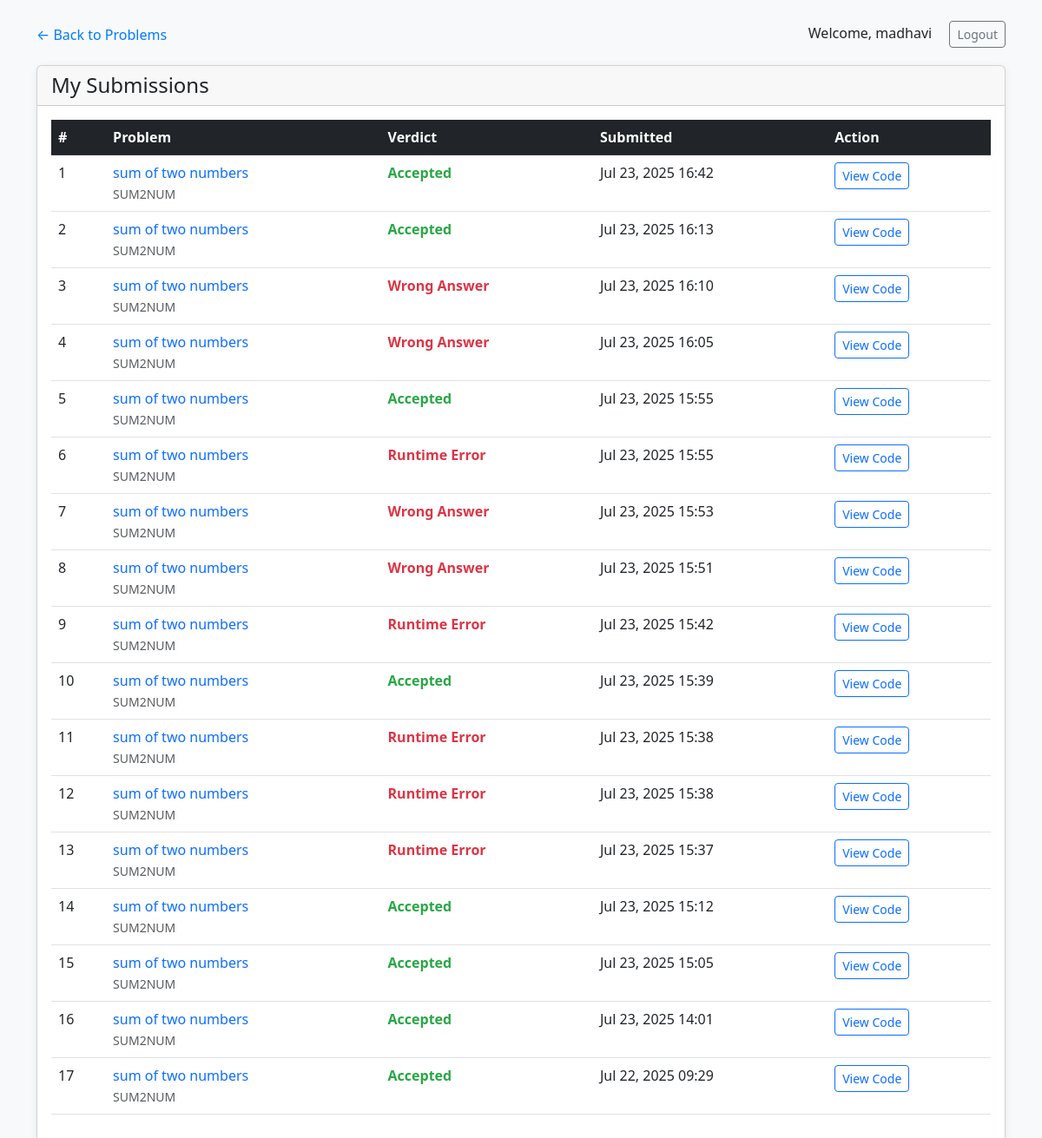
Page /submissions/ (signed in) on the committed database.
### core/models.py (models this page shows, shortened)
class Submission(models.Model):
    VERDICTS = (('AC','Accepted'),('WA','Wrong Answer'),('TLE','Time Limit Exceeded'),('RE','Runtime Error'),('CE','Compilation Error'))
    problem = models.ForeignKey(Problem, on_delete=models.CASCADE)
    user = models.ForeignKey(User, on_delete=models.CASCADE)
    code_text = models.TextField()
    verdict = models.CharField(max_length=3,choices=VERDICTS)
    submitted = models.DateTimeField(auto_now_add=True)
    class Meta:
        ordering = ['-submitted']
        indexes = [
            models.Index(fields=['user', 'problem']),
            models.Index(fields=['user', '-submitted']),
            models.Index(fields=['problem', '-submitted']),
        ]

class Problem(models.Model):
    DIFFICULTY = (('E','Easy'),('M','Medium'),('H','Hard'))
    name = models.CharField(max_length=100)
    short_code = models.CharField(max_length=40,unique=True)
    statement = models.TextField()
    difficulty = models.CharField(max_length=1,choices=DIFFICULTY)

### core/views.py (the view)
# urls.py: path('submissions/', submissions_list, name='submissions_list'),
@login_required
def submissions_list(request):
    user_submissions = Submission.objects.filter(
        user=request.user
    ).select_related('problem').order_by('-submitted')
    verdict_filter = request.GET.get('verdict')
    if verdict_filter:
        user_submissions = user_submissions.filter(verdict=verdict_filter)
    context = {
        'submissions': user_submissions[:50],  # Limit to 50 recent submissions
        'verdict_filter': verdict_filter,
    }
    return render(request, 'submissions.html', context)

### core/templates/submissions.html (shortened to what this page needs)
{% load static %}
<!DOCTYPE html>
<html lang="en">
<head>
    <link href="https://cdn.jsdelivr.net/npm/bootstrap@5.3.0/dist/css/bootstrap.min.css" rel="stylesheet">
</head>
<body>
<div class="container">
    <div class="d-flex justify-content-between align-items-center mt-4 mb-3">
        <a href="/problems/" class="back-link">&larr; Back to Problems</a>
        <div>
            <span class="me-3">Welcome, {{ user.username }}</span>
            <a href="/auth/logout/" class="btn btn-outline-secondary btn-sm">Logout</a>
        </div>
    </div>
    <div class="card">
        <div class="card-header">
            <h4 class="mb-0">My Submissions</h4>
        </div>
        <div class="card-body">
            {% if submissions %}
            <div class="table-responsive">
                <table class="table table-hover">
                    <thead class="table-dark">
                        <tr>
                            <th>#</th>
                            <th>Problem</th>
                            <th>Verdict</th>
                            <th>Submitted</th>
                            <th>Action</th>
                        </tr>
                    </thead>
                    <tbody>
                        {% for submission in submissions %}
                        <tr>
                            <td>{{ forloop.counter }}</td>
                            <td>
                                <a href="/problem/{{ submission.problem.short_code }}/" class="text-decoration-none">
                                    {{ submission.problem.name }}
                                </a>
                                <br>
                                <small class="text-muted">{{ submission.problem.short_code }}</small>
                            </td>
                            <td>
                                <span class="verdict-{{ submission.verdict }}">
                                    {{ submission.get_verdict_display }}
                                </span>
                            </td>
                            <td>{{ submission.submitted|date:"M d, Y H:i" }}</td>
                            <td>
                                <button class="btn btn-sm btn-outline-primary"
                                        onclick="showSubmissionCode('{{ submission.code_text|escapejs }}')">
                                    View Code
                                </button>
                            </td>
                        </tr>
                        {% endfor %}
                    </tbody>
                </table>
            </div>
            {% else %}
            <div class="text-center text-muted py-5">
                <h5>No submissions yet</h5>
                <p>Start solving problems to see your submissions here.</p>
                <a href="/problems/" class="btn btn-primary">Browse Problems</a>
            </div>
            {% endif %}
        </div>
    </div>
</div>
</body>
</html>

### core/templates/submissions.html (style rules this page uses)
body { background: #f8f9fa; }
.card { margin-top: 20px; box-shadow: 0 2px 8px rgba(0,0,0,0.07); }
.verdict-AC { color: #28a745; font-weight: bold; }
.verdict-WA { color: #dc3545; font-weight: bold; }
.verdict-RE { color: #dc3545; font-weight: bold; }
.back-link { text-decoration: none; color: #007bff; }

### rows in the picture
Submission: problem.name "sum of two numbers", problem.short_code "SUM2NUM", verdict "Accepted", submitted "Jul 23, 2025 16:42"
Submission: problem.name "sum of two numbers", problem.short_code "SUM2NUM", verdict "Accepted", submitted "Jul 23, 2025 16:13"
Submission: problem.name "sum of two numbers", problem.short_code "SUM2NUM", verdict "Wrong Answer", submitted "Jul 23, 2025 16:10"
Submission: problem.name "sum of two numbers", problem.short_code "SUM2NUM", verdict "Wrong Answer", submitted "Jul 23, 2025 16:05"
Submission: problem.name "sum of two numbers", problem.short_code "SUM2NUM", verdict "Accepted", submitted "Jul 23, 2025 15:55"
Submission: problem.name "sum of two numbers", problem.short_code "SUM2NUM", verdict "Runtime Error", submitted "Jul 23, 2025 15:55"
Submission: problem.name "sum of two numbers", problem.short_code "SUM2NUM", verdict "Wrong Answer", submitted "Jul 23, 2025 15:53"
Submission: problem.name "sum of two numbers", problem.short_code "SUM2NUM", verdict "Wrong Answer", submitted "Jul 23, 2025 15:51"
Submission: problem.name "sum of two numbers", problem.short_code "SUM2NUM", verdict "Runtime Error", submitted "Jul 23, 2025 15:42"
Submission: problem.name "sum of two numbers", problem.short_code "SUM2NUM", verdict "Accepted", submitted "Jul 23, 2025 15:39"
Submission: problem.name "sum of two numbers", problem.short_code "SUM2NUM", verdict "Runtime Error", submitted "Jul 23, 2025 15:38"
Submission: problem.name "sum of two numbers", problem.short_code "SUM2NUM", verdict "Runtime Error", submitted "Jul 23, 2025 15:38"
Submission: problem.name "sum of two numbers", problem.short_code "SUM2NUM", verdict "Runtime Error", submitted "Jul 23, 2025 15:37"
Submission: problem.name "sum of two numbers", problem.short_code "SUM2NUM", verdict "Accepted", submitted "Jul 23, 2025 15:12"
Submission: problem.name "sum of two numbers", problem.short_code "SUM2NUM", verdict "Accepted", submitted "Jul 23, 2025 15:05"
Submission: problem.name "sum of two numbers", problem.short_code "SUM2NUM", verdict "Accepted", submitted "Jul 23, 2025 14:01"
Submission: problem.name "sum of two numbers", problem.short_code "SUM2NUM", verdict "Accepted", submitted "Jul 22, 2025 09:29"

### other values in the picture
{{ user.username }} "madhavi"
